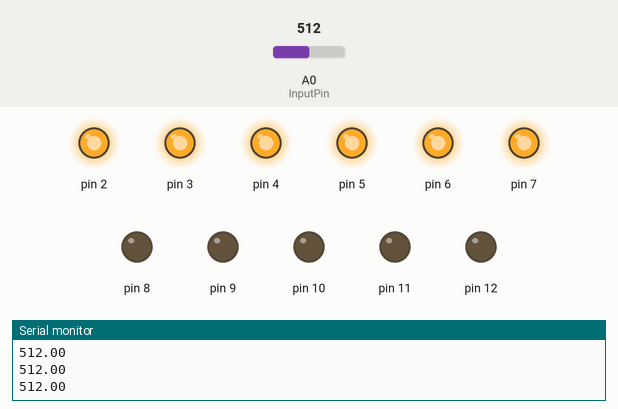
Recording of a sketch running on a simulated Arduino Uno, built with avr-gcc and run on an emulated ATmega328P. Parts: output pins drawn as LEDs (lit = HIGH), the last lines printed to the serial monitor. The inputs (shaded band) are chosen by the test bench; at power-on: A0 (InputPin) = 512.

Above: at 1.2 s.
1.3 s: A0 (InputPin) set to 586
2.8 s: A0 (InputPin) set to 614
At 3.6 s:
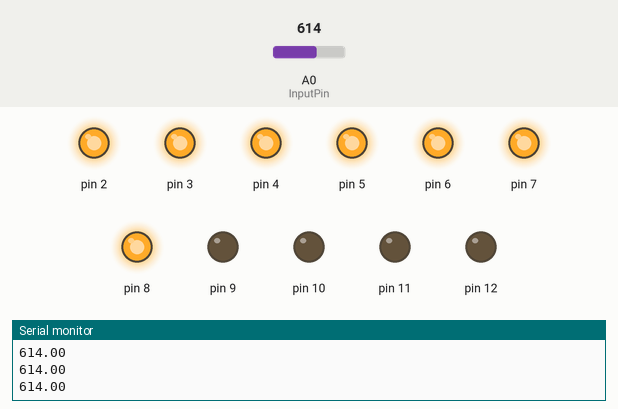
4.4 s: A0 (InputPin) set to 716
At 4.8 s:
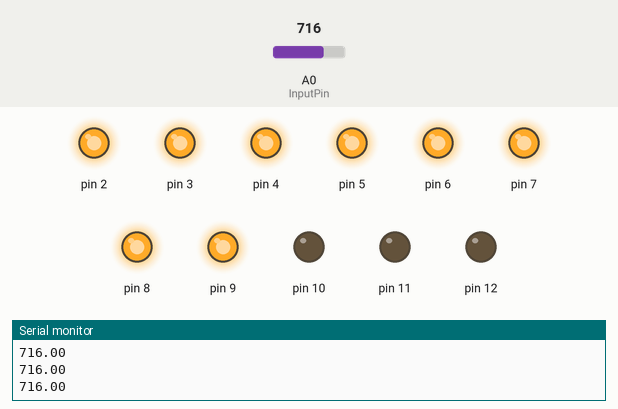
5.9 s: A0 (InputPin) set to 789
7.4 s: A0 (InputPin) set to 811
At 8.6 s:
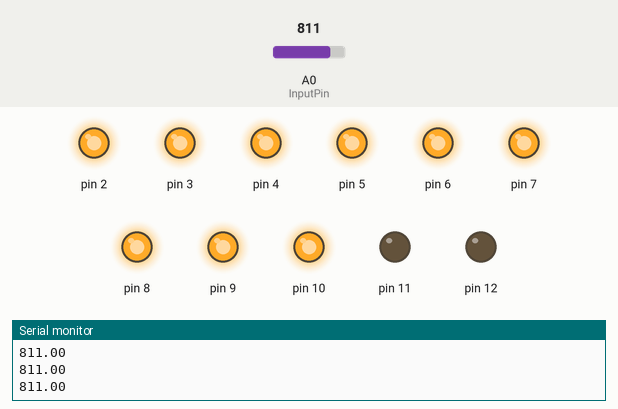
8.9 s: A0 (InputPin) set to 511
At 10.3 s:
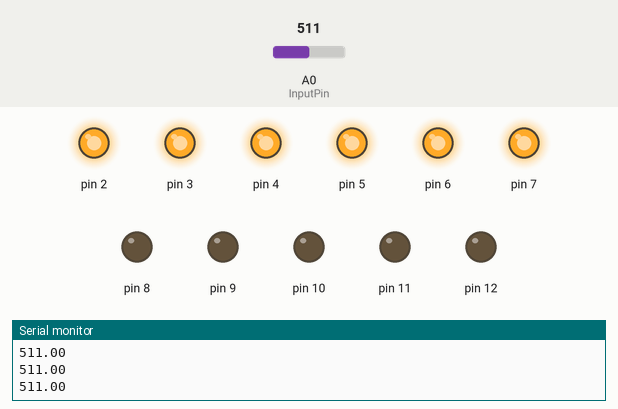
Timing chart, 0 to 11.4 s (numbered marks = the images above; inputs shaded):
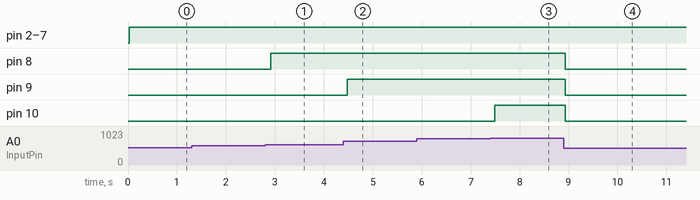

The sketch:

Eqwalizer.ino
```cpp
const int InputPin = A0;
const int Seperator = 100;
const int OutputPins[11]
{
  2, 3, 4, 5, 6, 7, 8, 9, 10, 11, 12
};
int OutputPinState[11]
{
  LOW, LOW, LOW, LOW, LOW, LOW, LOW, LOW, LOW, LOW, LOW
};


void setup() {
  pinMode(InputPin, INPUT);
  //analogWrite(InputPin,);
  Serial.begin(9600);

  for (int x = 0; x < 11; x++)
    pinMode(x, OUTPUT);
  pinMode(11, OUTPUT);
  pinMode(12, OUTPUT);
}

void loop() {
  float in = analogRead(InputPin);
  Serial.println(String(in));
  for(int x = 0,o=0; x < 11;x++,o+=Seperator)
  {
    if(in > o)
      OutputPinState[x] = HIGH;
    else
      OutputPinState[x] = LOW;
  }
  delay(20);

  for (int x = 0; x < 11; x++) {
    digitalWrite(OutputPins[x], OutputPinState[x]);
  }
  delay(100);
}
```

Measured:
- the behaviour switches between 600 and 601 on A0 (InputPin) (found by bisection; images 0 and 1)
- the behaviour switches between 800 and 801 on A0 (InputPin) (found by bisection; images 2 and 3)
- after the input at 2.8 s, pin 8: LOW → HIGH after 0.11 s
- after the input at 4.4 s, pin 9: LOW → HIGH after 0.08 s
- after the input at 7.4 s, pin 10: LOW → HIGH after 0.09 s
- after the input at 8.9 s, pin 8–10: HIGH → LOW at once
